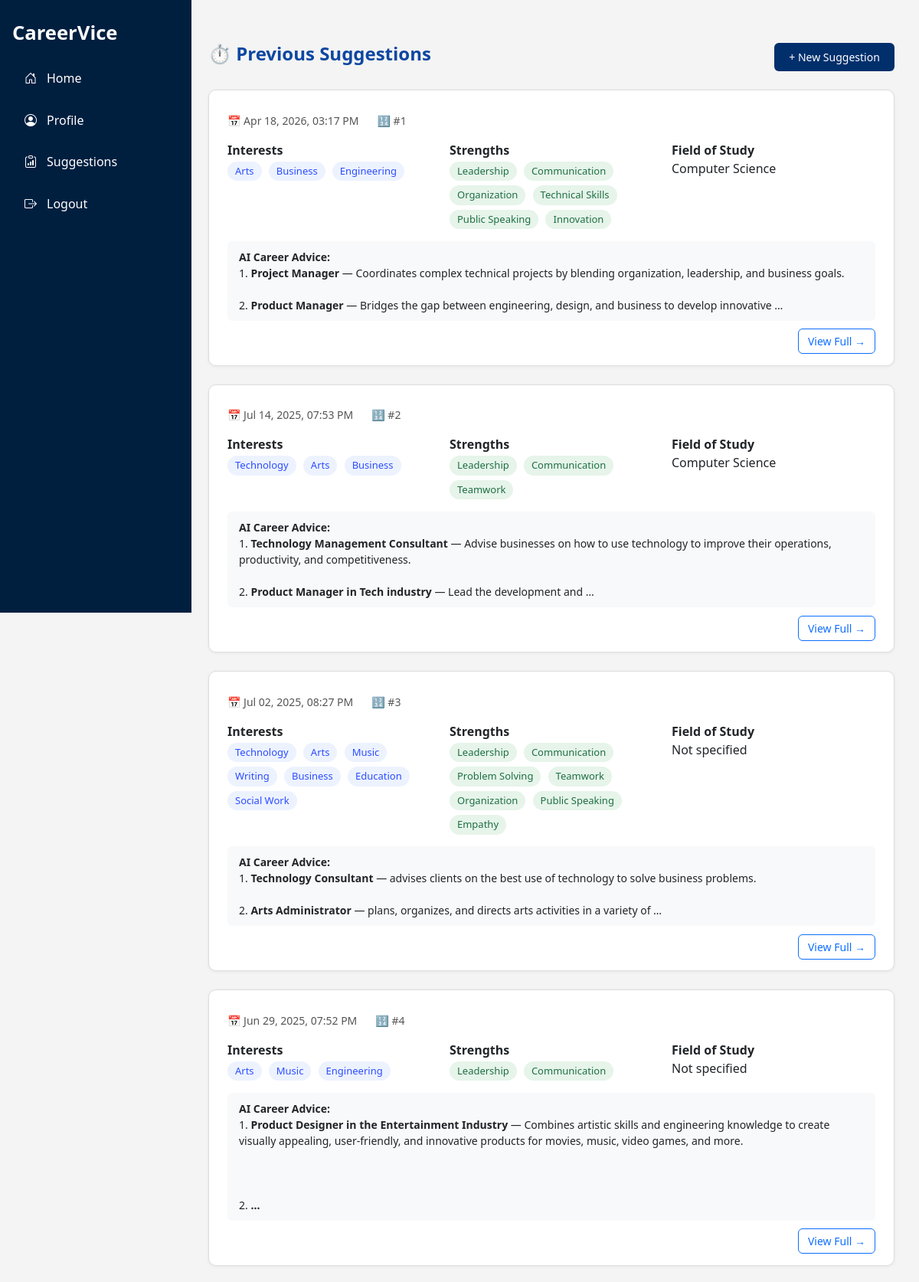
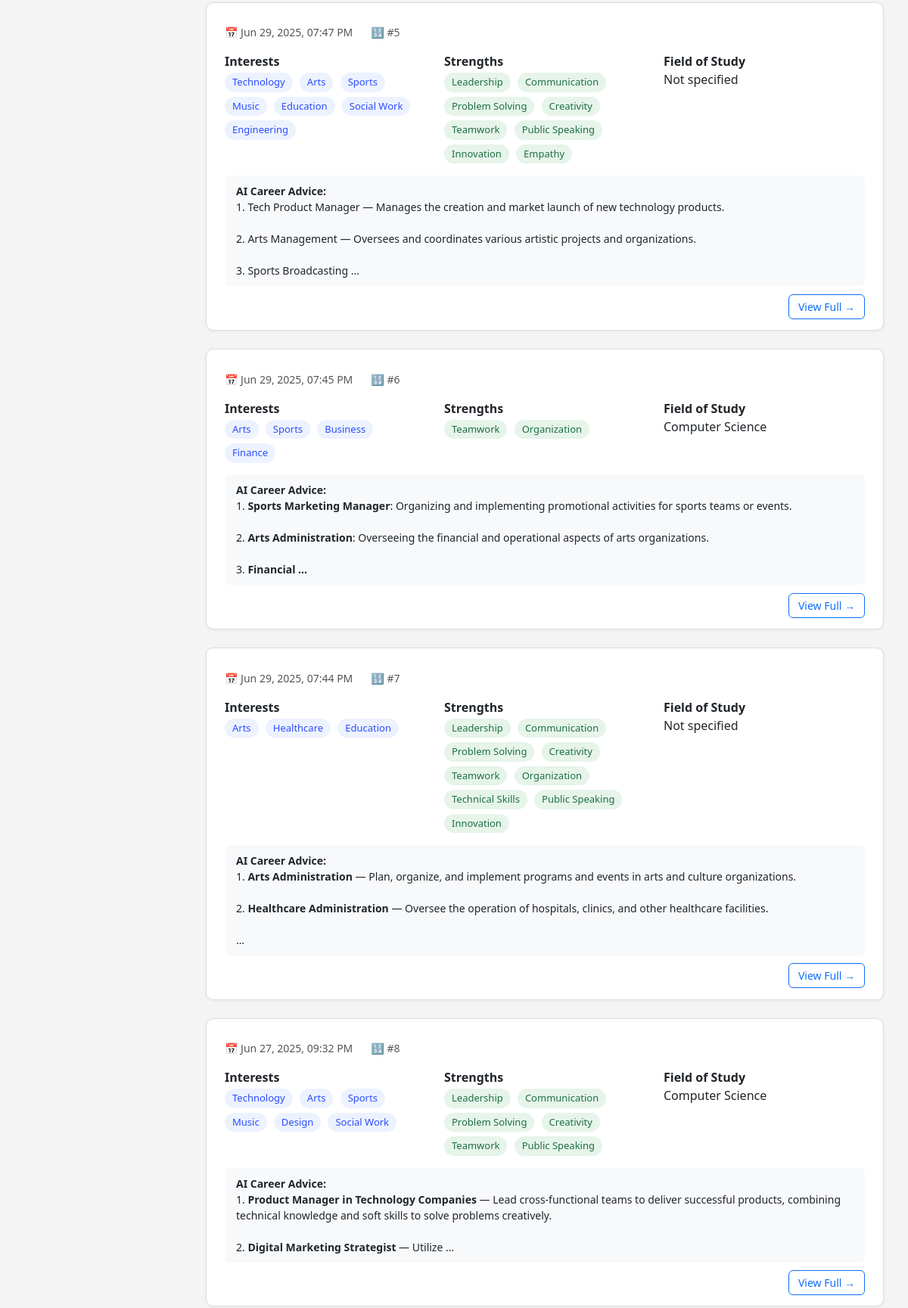
/suggestions/ (signed in, upper part), run on the app's committed database (2 pictures, top to bottom).
### CareerViceApp1/models.py (models this page shows)
class CareerSuggestion(models.Model):
    user = models.ForeignKey(User, on_delete=models.CASCADE)
    input_data = models.JSONField()
    suggestion = models.TextField()
    created_at = models.DateTimeField(default=timezone.now)

### CareerViceApp1/views.py (the view)
# urls.py: path('suggestions/', views.suggestions_view, name='suggestions'),
@login_required
def suggestions_view(request):
    previous_suggestions = CareerSuggestion.objects.filter(user=request.user).order_by("-created_at")
    return render(request, "suggestions.html", {"previous_suggestions": previous_suggestions})

### CareerViceApp1/templatetags/custom_filters.py (called while the page is built)
@register.filter
def parse_markdown(value):
    if not isinstance(value, str):
        return value
    value = re.sub(r'\*\*(.*?)\*\*', r'<b>\1</b>', value)
    value = value.replace('\n', '<br><br>')
    return mark_safe(value)

@register.filter
def split_by_comma(value):
    return [item.strip() for item in value.split(',')] if value else []

### CareerViceApp1/templates/suggestions.html (shortened to what this page needs)
{% extends 'base.html' %}
{% load static %}
{% load custom_filters %}
{% block content %}
<div class="suggestions-container mt-4">
  <div class="suggestion-header">
    <h2>⏱️ Previous Suggestions</h2>
    <a href="{% url 'home' %}" class="new-suggestion-btn">+ New Suggestion</a>
  </div>
  {% if previous_suggestions %}
    {% for suggestion in previous_suggestions %}
      <div class="suggestion-card">
        <div class="meta-row">
          <span>📅 {{ suggestion.created_at|date:"M d, Y, h:i A" }}</span>
          <span>🔢 #{{ forloop.counter }}</span>
        </div>
        <div class="row mb-2">
          <div class="col-md-4">
            <strong>Interests</strong><br>
            {% for item in suggestion.input_data.interests|default:""|split_by_comma %}
              <span class="badge-category">{{ item }}</span>
            {% endfor %}
          </div>
          <div class="col-md-4">
            <strong>Strengths</strong><br>
            {% for item in suggestion.input_data.strengths|default:""|split_by_comma %}
              <span class="badge-category badge-strength">{{ item }}</span>
            {% endfor %}
          </div>
          <div class="col-md-4">
            <strong>Field of Study</strong><br>
            {{ suggestion.input_data.field_of_study|default:"Not specified" }}
          </div>
        </div>
        <div class="suggestion-snippet">
          <strong>AI Career Advice:</strong><br>
          {{ suggestion.suggestion|parse_markdown|truncatewords_html:30 }}
        </div>
        <div class="view-full-btn">
          <a href="{% url 'view_suggestion' suggestion.id %}">View Full →</a>
        </div>
      </div>
    {% endfor %}
  {% else %}
    <div class="no-suggestions">
      <p>You have no previous suggestions.</p>
      <a href="{% url 'home' %}" class="btn btn-success mt-3">Take a New Career Quiz</a>
    </div>
  {% endif %}
</div>
{% endblock %}

### CareerViceApp1/static/style.css (style rules this page uses)
:root { --primary-color: #001f3f; --text-color: #fff; }
body { font-family: 'Segoe UI', sans-serif; margin: 0; padding: 0; background: #f4f4f4; }

### CareerViceApp1/templates/suggestions.html (style rules this page uses)
.suggestions-container { max-width: 900px; margin: 0 auto; }
.suggestion-header { display: flex; justify-content: space-between; align-items: center; margin-bottom: 1.5rem; }
.suggestion-header h2 { font-size: 1.5rem; font-weight: 600; color: #0d47a1; }
.new-suggestion-btn { background-color: #002f6c; color: white; padding: 0.5rem 1.2rem; border-radius: 6px; text-decoration: none; font-size: 14px; }
.suggestion-card { background-color: #fff; border-radius: 10px; border: 1px solid #ddd; padding: 1.2rem 1.5rem; margin-bottom: 1.5rem; box-shadow: 0 1px 4px rgba(0,0,0,0.06); }
.meta-row { display: flex; gap: 1.5rem; font-size: 14px; color: #555; margin-bottom: 1rem; }
.badge-category { display: inline-block; padding: 3px 10px; font-size: 13px; background-color: #edf2ff; color: #2b4eff; border-radius: 30px; margin: 3px 5px 3px 0; }
.badge-strength { background-color: #e6f4ea; color: #1e6f43; }
.suggestion-snippet { font-size: 14px; background-color: #f8f9fa; padding: 10px 15px; border-radius: 6px; margin-top: 0.8rem; }
.view-full-btn { margin-top: 0.9rem; text-align: right; }
.view-full-btn a { font-size: 14px; padding: 6px 12px; border: 1px solid #0d6efd; border-radius: 6px; text-decoration: none; color: #0d6efd; font-weight: 500; }

### data on the page
CareerSuggestion: created_at "Apr 18, 2026, 03:17 PM", interests "Arts" "Business" "Engineering", strengths "Leadership" "Communication" "Organization" "Technical Skills" "Public Speaking" "Innovation", input_data.field_of_study "Computer Science", suggestion|parse_markdown "1. Project Manager — Coordinates complex technical projects by blending organization, leadership, and business goals. 2. Product Manager — Bridges the gap between engineering, design, and business to develop innovative …"
CareerSuggestion: created_at "Jul 14, 2025, 07:53 PM", interests "Technology" "Arts" "Business", strengths "Leadership" "Communication" "Teamwork", input_data.field_of_study "Computer Science", suggestion|parse_markdown "1. Technology Management Consultant — Advise businesses on how to use technology to improve their operations, productivity, and competitiveness. 2. Product Manager in Tech industry — Lead the development and …"
CareerSuggestion: created_at "Jul 02, 2025, 08:27 PM", interests "Technology" "Arts" "Music" "Writing" "Business" "Education" "Social Work", strengths "Leadership" "Communication" "Problem Solving" "Teamwork" "Organization" "Public Speaking" "Empathy", input_data.field_of_study "Not specified", suggestion|parse_markdown "1. Technology Consultant — advises clients on the best use of technology to solve business problems. 2. Arts Administrator — plans, organizes, and directs arts activities in a variety of …"
CareerSuggestion: created_at "Jun 29, 2025, 07:52 PM", interests "Arts" "Music" "Engineering", strengths "Leadership" "Communication", input_data.field_of_study "Not specified", suggestion|parse_markdown "1. Product Designer in the Entertainment Industry — Combines artistic skills and engineering knowledge to create visually appealing, user-friendly, and innovative products for movies, music, video games, and more. 2. …"
CareerSuggestion: created_at "Jun 29, 2025, 07:47 PM", interests "Technology" "Arts" "Sports" "Music" "Education" "Social Work" "Engineering", strengths "Leadership" "Communication" "Problem Solving" "Creativity" "Teamwork" "Public Speaking" "Innovation" "Empathy", input_data.field_of_study "Not specified", suggestion|parse_markdown "1. Tech Product Manager — Manages the creation and market launch of new technology products. 2. Arts Management — Oversees and coordinates various artistic projects and organizations. 3. Sports Broadcasting …"
CareerSuggestion: created_at "Jun 29, 2025, 07:45 PM", interests "Arts" "Sports" "Business" "Finance", strengths "Teamwork" "Organization", input_data.field_of_study "Computer Science", suggestion|parse_markdown "1. Sports Marketing Manager : Organizing and implementing promotional activities for sports teams or events. 2. Arts Administration : Overseeing the financial and operational aspects of arts organizations. 3. Financial …"
CareerSuggestion: created_at "Jun 29, 2025, 07:44 PM", interests "Arts" "Healthcare" "Education", strengths "Leadership" "Communication" "Problem Solving" "Creativity" "Teamwork" "Organization" "Technical Skills" "Public Speaking" "Innovation", input_data.field_of_study "Not specified", suggestion|parse_markdown "1. Arts Administration — Plan, organize, and implement programs and events in arts and culture organizations. 2. Healthcare Administration — Oversee the operation of hospitals, clinics, and other healthcare facilities. …"
CareerSuggestion: created_at "Jun 27, 2025, 09:32 PM", interests "Technology" "Arts" "Sports" "Music" "Design" "Social Work", strengths "Leadership" "Communication" "Problem Solving" "Creativity" "Teamwork" "Public Speaking", input_data.field_of_study "Computer Science", suggestion|parse_markdown "1. Product Manager in Technology Companies — Lead cross-functional teams to deliver successful products, combining technical knowledge and soft skills to solve problems creatively. 2. Digital Marketing Strategist — Utilize …"
